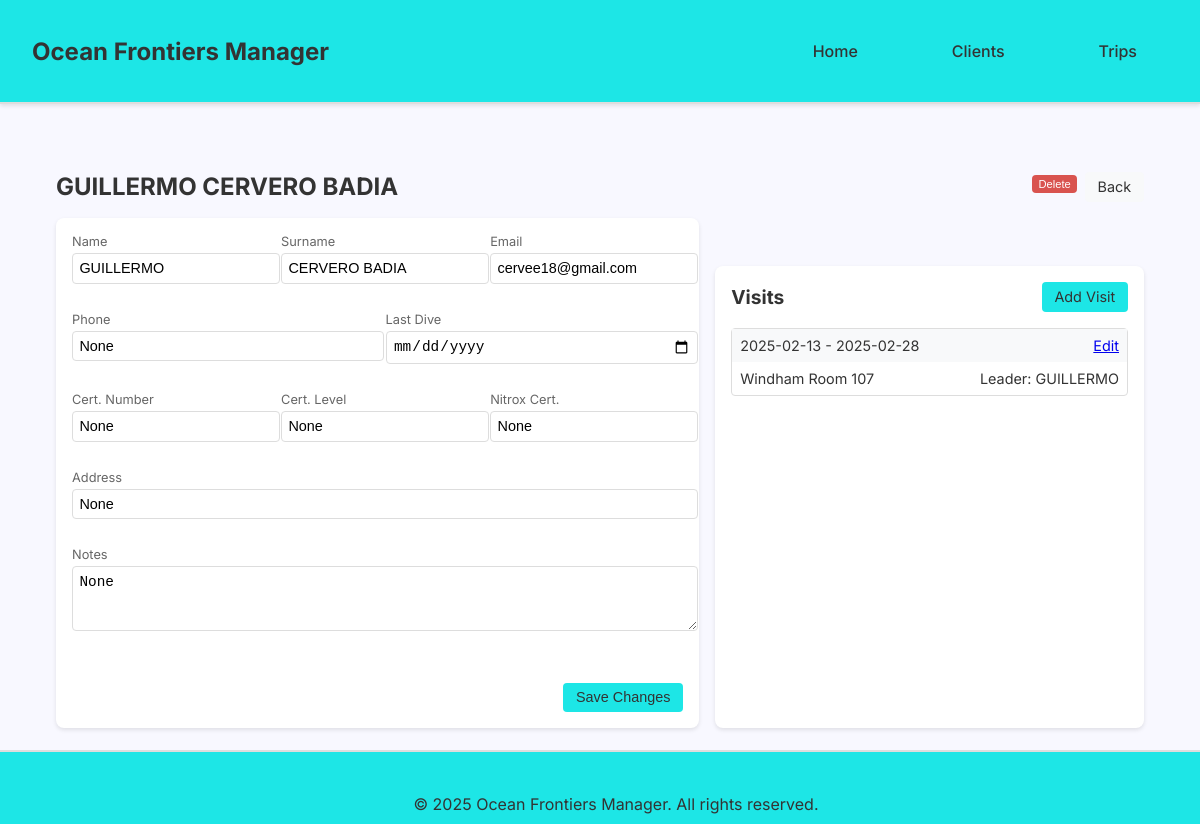
Page /client_details/1 on the earlier database version.
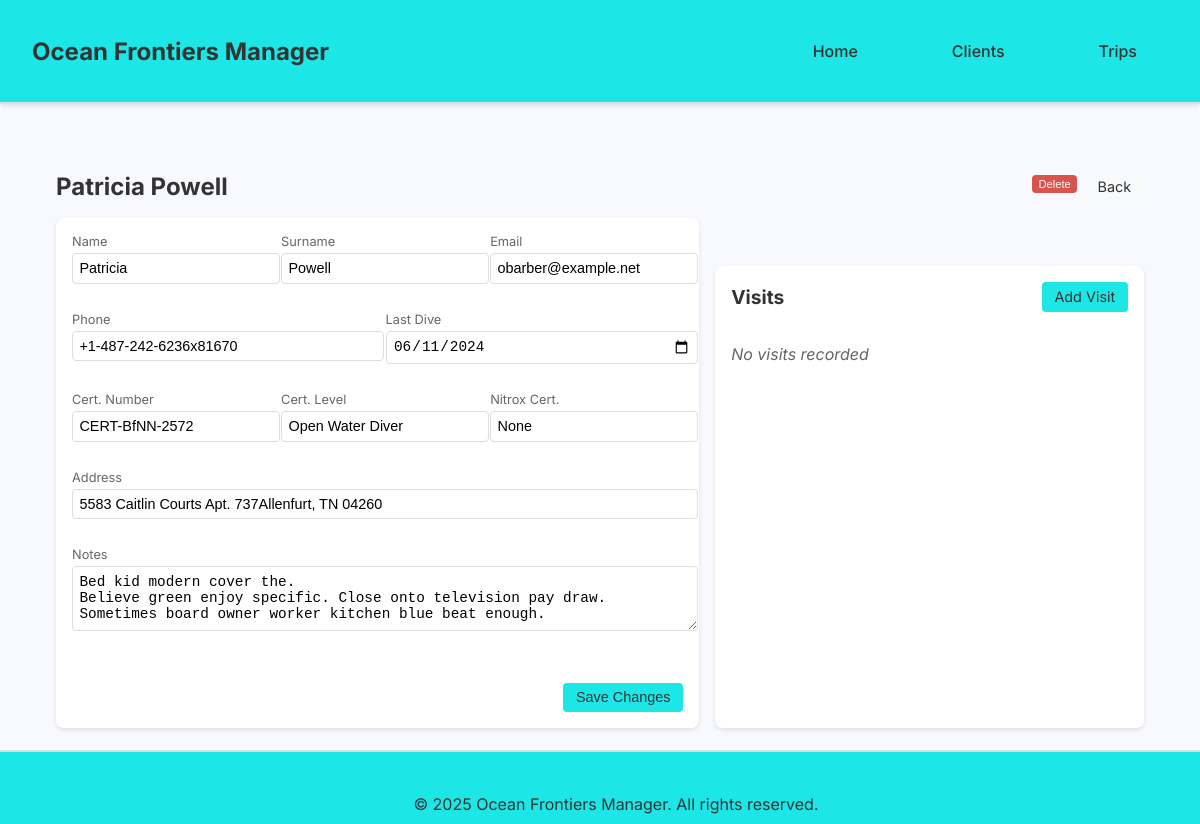
Same page on the later database version.
### app/models/models.py (models this page shows, shortened)
class Client(db.Model):
    id = db.Column(db.Integer, primary_key=True)
    name = db.Column(db.String(100), nullable=False)
    surname = db.Column(db.String(100), nullable=False)
    email = db.Column(db.String(120))
    phone = db.Column(db.String(20))
    address = db.Column(db.String(200))
    notes = db.Column(db.Text)
    last_dive_day = db.Column(db.Date)
    certification_number = db.Column(db.String(50))
    certification_level = db.Column(db.String(50))
    nitrox_certification_number = db.Column(db.String(50))
    visits = db.relationship('Visit', secondary=client_visits_association)
    trips = db.relationship('Trip', secondary=clients_trips_association, back_populates='clients')

class Visit(db.Model):
    id = db.Column(db.Integer, primary_key=True)
    start_date = db.Column(db.Date)
    end_date = db.Column(db.Date)
    place_of_stay = db.Column(db.String(100))
    leader_client_id = db.Column(db.Integer)
    clients = db.relationship('Client',
                            secondary=client_visits_association,
                            back_populates='visits')

### app/routes/client_routes.py (the view)
@clients.route("/client_details/<int:client_id>")
def client_details(client_id):
    client = Client.query.get_or_404(client_id)
    visits_data = get_client_visits(client)
    return render_template('client_details.html', client=client, visits_data=visits_data)

### app/services/client_service.py (called while the page is built)
def get_client_visits(client):
    related_visits = client.visits
    visits_data = []
    if related_visits:
        for visit in related_visits:
            leader_client = Client.query.get(visit.leader_client_id)
            other_clients = visit.clients
            visits_data.append({
                'visit': visit,
                'leader_client': leader_client,
                'other_clients': other_clients,
            })
    return visits_data

### app/templates/client_details.html (shortened to what this page needs)
{% extends 'base.html' %}
{% block content %}
<section class="client-details-container">
    <div class="client-header">
        <h2>{{ client.name }} {{ client.surname }}</h2>
        <div class="header-actions">
            <form method="POST" action="{{ url_for('clients.delete_client', client_id=client.id) }}" class="delete-client-form">
                <button type="submit" class="delete-button" onclick="return confirm('Are you sure you want to delete this client?')">Delete</button>
            </form>
            <a href="{{ url_for('clients.client_list') }}" class="back-button">Back</a>
        </div>
    </div>
    <div class="content-grid">
        <div class="client-info-section">
            <form method="POST" action="{{ url_for('clients.edit_client', client_id=client.id) }}" class="client-edit-form">
                <div class="form-row">
                    <div class="form-group">
                        <label>Name</label>
                        <input type="text" name="name" value="{{ client.name }}" required>
                    </div>
                    <div class="form-group">
                        <label>Surname</label>
                        <input type="text" name="surname" value="{{ client.surname }}" required>
                    </div>
                    <div class="form-group">
                        <label>Email</label>
                        <input type="email" name="email" value="{{ client.email }}">
                    </div>
                </div>
                <div class="form-row">
                    <div class="form-group">
                        <label>Phone</label>
                        <input type="text" name="phone" value="{{ client.phone }}">
                    </div>
                    <div class="form-group">
                        <label>Last Dive</label>
                        <input type="date" name="last_dive_day" value="{{ client.last_dive_day.strftime('%Y-%m-%d') if client.last_dive_day else '' }}">
                    </div>
                </div>
                <div class="form-row">
                    <div class="form-group">
                        <label>Cert. Number</label>
                        <input type="text" name="certification_number" value="{{ client.certification_number }}">
                    </div>
                    <div class="form-group">
                        <label>Cert. Level</label>
                        <input type="text" name="certification_level" value="{{ client.certification_level }}">
                    </div>
                    <div class="form-group">
                        <label>Nitrox Cert.</label>
                        <input type="text" name="nitrox_certification_number" value="{{ client.nitrox_certification_number }}">
                    </div>
                </div>
                <div class="form-row">
                    <div class="form-group full-width">
                        <label>Address</label>
                        <input type="text" name="address" value="{{ client.address }}">
                    </div>
                </div>
                <div class="form-row">
                    <div class="form-group full-width">
                        <label>Notes</label>
                        <textarea name="notes" rows="2">{{ client.notes }}</textarea>
                    </div>
                </div>
                <div class="form-actions">
                    <button type="submit" class="save-button">Save Changes</button>
                </div>
            </form>
        </div>
        <div class="visits-section">
            <div class="visits-header">
                <h3>Visits</h3>
                <a href="{{ url_for('visits.edit_visit', client_id=client.id) }}" class="add-visit-button">Add Visit</a>
            </div>
            <div class="visits-list">
                {% if visits_data %}
                    {% for visit_item in visits_data %}
                        {% set visit = visit_item.visit %}
                        {% set leader = visit_item.leader_client %}
                        <div class="visit-item">
                            <div class="visit-item-header">
                                <span>{{ visit.start_date.strftime('%Y-%m-%d') }} - {{ visit.end_date.strftime('%Y-%m-%d') }}</span>
                                <a href="{{ url_for('visits.edit_visit', visit_id=visit.id, client_id=client.id) }}" class="edit-link">Edit</a>
                            </div>
                            <div class="visit-item-details">
                                <span>{{ visit.place_of_stay }}</span>
                                <span>Leader: {{ leader.name if leader else 'Unknown' }}</span>
                            </div>
                        </div>
                    {% endfor %}
                {% else %}
                    <p class="no-visits">No visits recorded</p>
                {% endif %}
            </div>
        </div>
    </div>
</section>
{% endblock %}

### app/templates/base.html (shortened to what this page needs)
<!DOCTYPE html>
<html lang="en">
<head>
    <link rel="stylesheet" href="{{ url_for('static', filename='style.css') }}">
</head>
<body>
    <header class="main-header">
        <nav class="nav-container">
            <div class="logo">
                <a href="{{ url_for('main.home') }}">Ocean Frontiers Manager</a>
            </div>
            <ul class="nav-links">
                <li><a href="{{ url_for('main.home') }}" class="nav-link">Home</a></li>
                <li><a href="{{ url_for('clients.client_list') }}" class="nav-link">Clients</a></li>
                <li><a href="{{ url_for('trips.trip_list') }}" class="nav-link">Trips</a></li>
            </ul>
        </nav>
    </header>
    <main class="main-content">
        {% block content %}{% endblock %}
    </main>
    <footer class="main-footer">
        <p>&copy; 2025 Ocean Frontiers Manager. All rights reserved.</p>
    </footer>
</body>
</html>

Differences in the rows shown:
removed Visit: start_date "2025-02-13", end_date "2025-02-28", place_of_stay "Windham Room 107"
changed Client "None": name "GUILLERMO" → "Patricia"; surname "CERVERO BADIA" → "Powell"; email "cervee18@gmail.com" → "obarber@example.net"; phone "None" → "+1-487-242-6236x81670"; last_dive_day (not shown) → "06/11/2024"; certification_number "None" → "CERT-BfNN-2572"; certification_level "None" → "Open Water Diver"; address "None" → "5583 Caitlin Courts Apt. 737Allenfurt, TN 04260"; notes "None" → "Bed kid modern cover the. Believe green enjoy specific. Close onto television pay draw. Sometimes board owner worker kitchen blue beat enough."
Other differences:
text now shown: "No visits recorded"
list line gone: "- Edit Leader:"
list line gone: "GUILLERMO"
